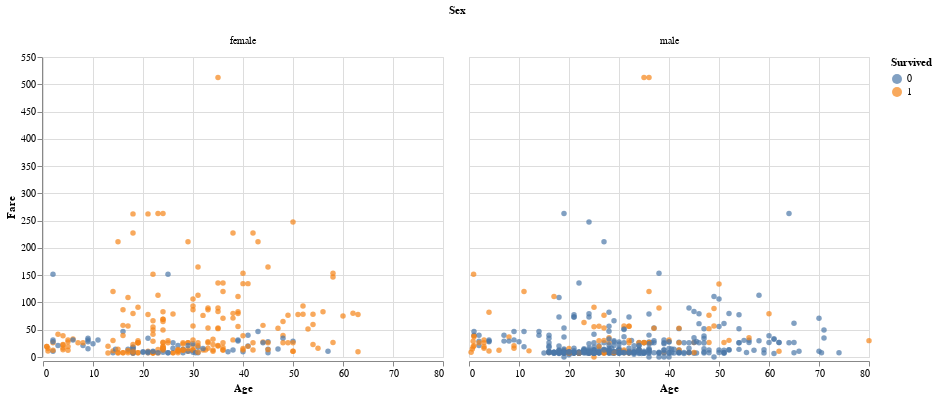

This figure's notebook cell:
### Markdown cell above
### Money Money Money 
The privilege of money starts exposing itself the older you are. We can observe that the fare  doesnt impact signifcantly on the younger passengers, but as they go older, the influence of it is more obvious. Up until it goes full circle in the 60+ age group and doesnt seem to have an impact anymore.

### Code cell
alt.Chart(train).mark_circle().encode(
    x = 'Age',
    y = 'Fare',
    color = 'Survived:N',
    column = 'Sex:N'
)

### Figure 1 — Vega-Lite specification as saved in the notebook (floating-point values rounded to 4 significant figures; data arrays with more than 128 entries replaced by an {"elided": "..."} marker saying what was removed)
{"config": {"view": {"continuousWidth": 400, "continuousHeight": 300}}, "data": {"name": "data-597492740bc086a93063a1461bd5d3fa"}, "mark": "circle", "encoding": {"color": {"field": "Survived", "type": "nominal"}, "column": {"field": "Sex", "type": "nominal"}, "x": {"field": "Age", "type": "quantitative"}, "y": {"field": "Fare", "type": "quantitative"}}, "$schema": "https://vega.github.io/schema/vega-lite/v4.17.0.json", "datasets": {"data-597492740bc086a93063a1461bd5d3fa": {"elided": "891 records"}}}
